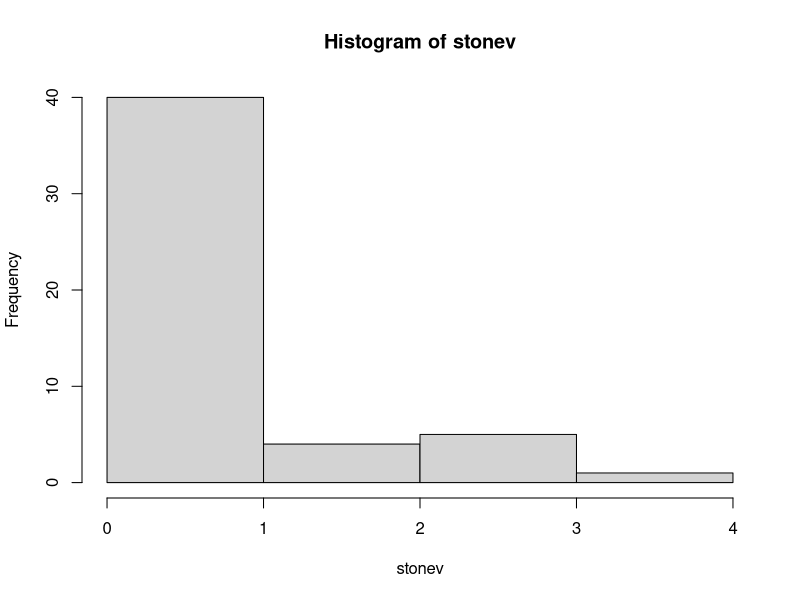
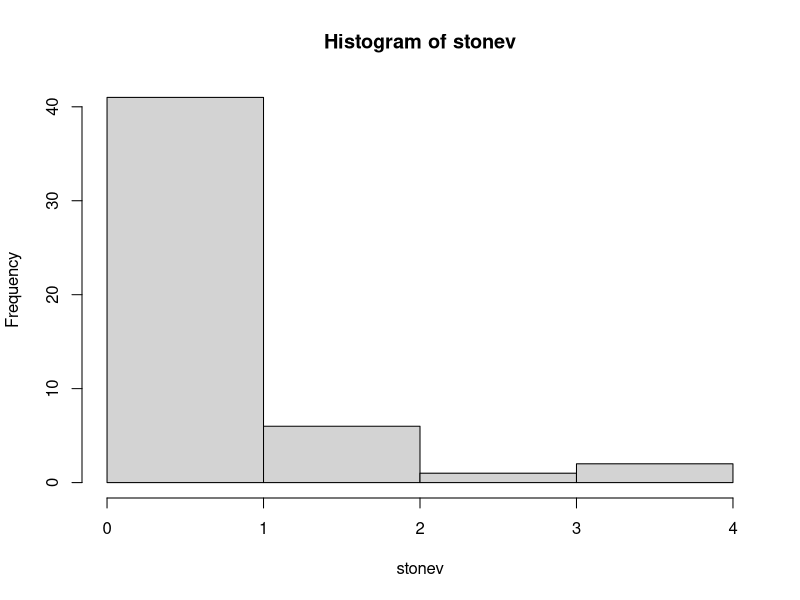
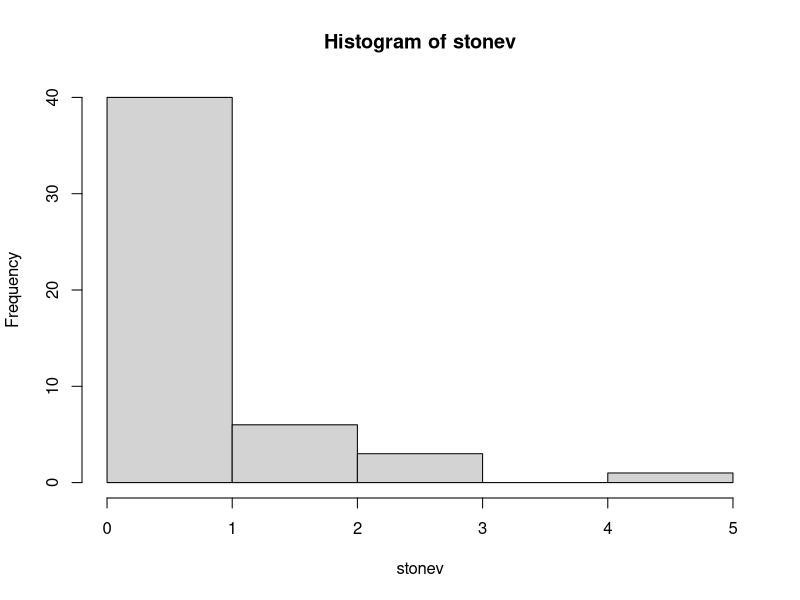
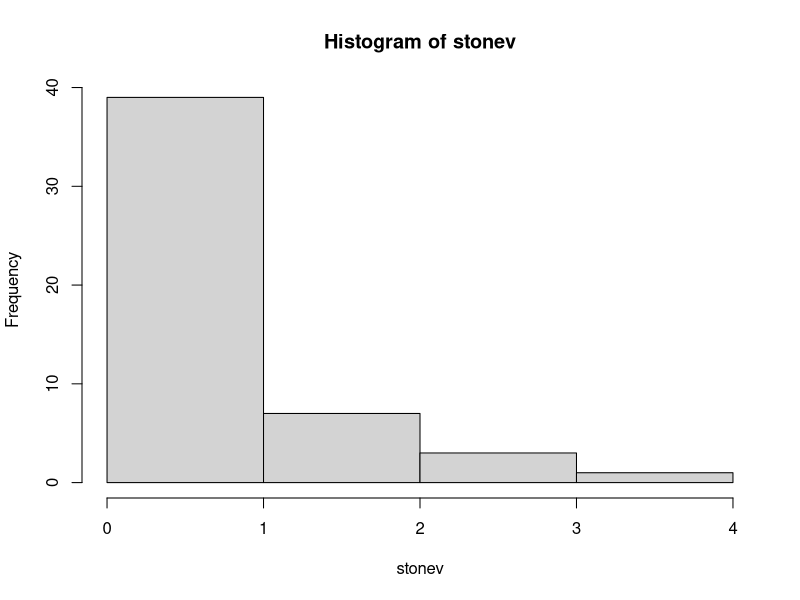
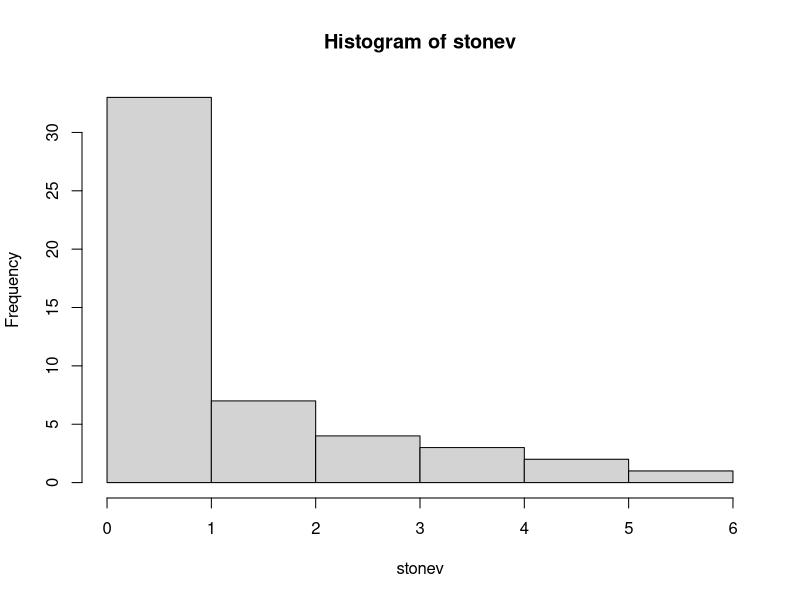
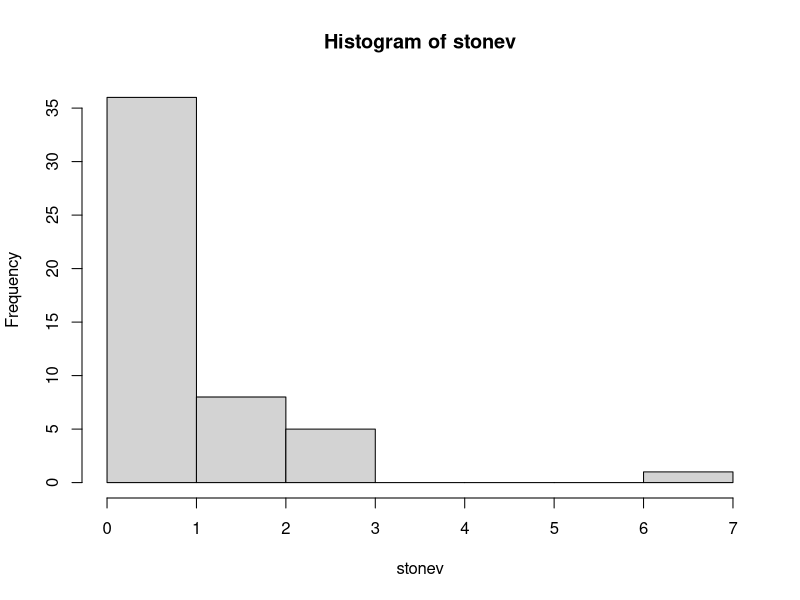
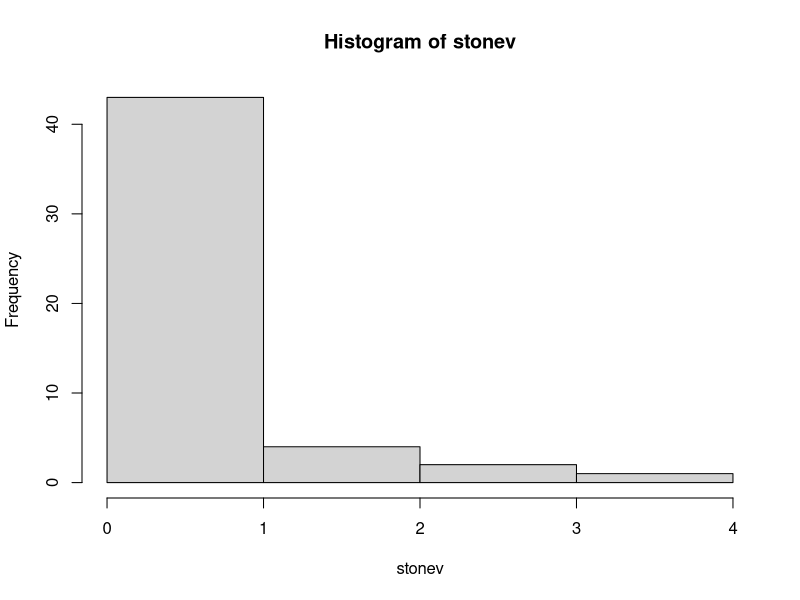
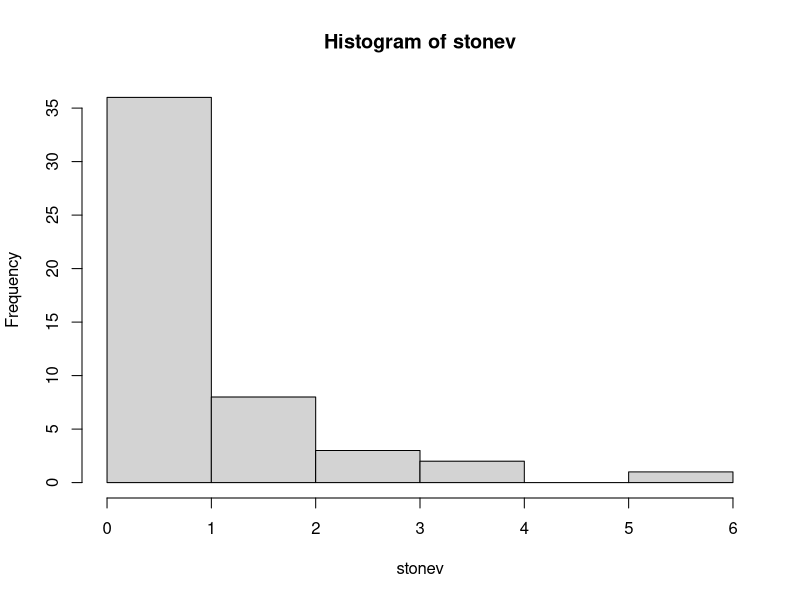

Write R code to recreate these figures, in order. (Note: this script raises an error after producing the figures.)
# Checking Figure 3 in Franks and Deneubourg (1997)

set.seed(0)

s0 <- 50  # n of stones being carried at time 0
p <- 0.05 # prob of encountering a stone
d <- 0.046 # prob of deposition

niter <- 100
rsqv <- rep(0,niter)  # vector of r squared of the linear models

for (iter in 1:niter) {

  antv <- rep(1,s0) # vector recording what ants are still carrying
  stonev <- rep(0,s0) # vector recording number of encountered stones
  s <- s0
  
  
  while (s >0) {  # until all stones have been deposited
    
    for (i in 1:s0){  # go through each ant that was carrying to start with
      
      if (antv [i] > 0) {  # if it is still carrying
        
        if (runif(1)<= d) {  # check if it deposits
          
          s <- s-1
          antv [i] <- 0
          
        } else {
          
          if (runif(1) <= p) {  # check if it encounters a stone
            
            stonev [i] <- stonev [i] + 1 
            
          }
          
        }
        
      }
      
    }
    
  }
  
  
  br <- seq(0,max(stonev),1)
  h <- hist(stonev, breaks = br)
  sdep <- h$counts
  scarr <- c()
  for (x in 1:length(sdep)) {
    z <- 0
    for (xx in 1:x) {
      z <- z+sdep[xx]  # count how many stones have been deposited at previous values of n stones encountered
    }
    scarr <- c(scarr, s0-z) # subtract from starting n of stones to calculate how many are remaining
  }
    
  m <- lm(c(log(scarr[2:(length(scarr)-1)]),0)~br[2:(length(sdep))]) # exclude zero stone data point(as in F&D)
      
  rsqv[iter] <- summary(m)$r.squared
  
}

# plot last sim
dev.new(width=5, height=5)
par(mar = c(6,6,3,3), mfrow = c(1,1))
windowsFonts(A = windowsFont("Times New Roman"))
#plot(y = scarr,  x = br[1:(length(sdep))], ylab = "N of stones still carried", xlab = "N of stones encountered")
plot(y = log(scarr),  x = br[1:(length(sdep))], xlim = c(-0.2, 4.5), ylim = c(-0.2,3), family = 'A', ylab = " ", xlab = " ", cex.lab = 1.5, cex.axis = 1.5, tck = 0.04, pch = 20, cex = 2)
clip(-0.1,4.2,-0.05,3)
abline(m, lwd = 2)

mean(rsqv)
median(rsqv)
sd(rsqv)

length(which(rsqv >= 0.92))

